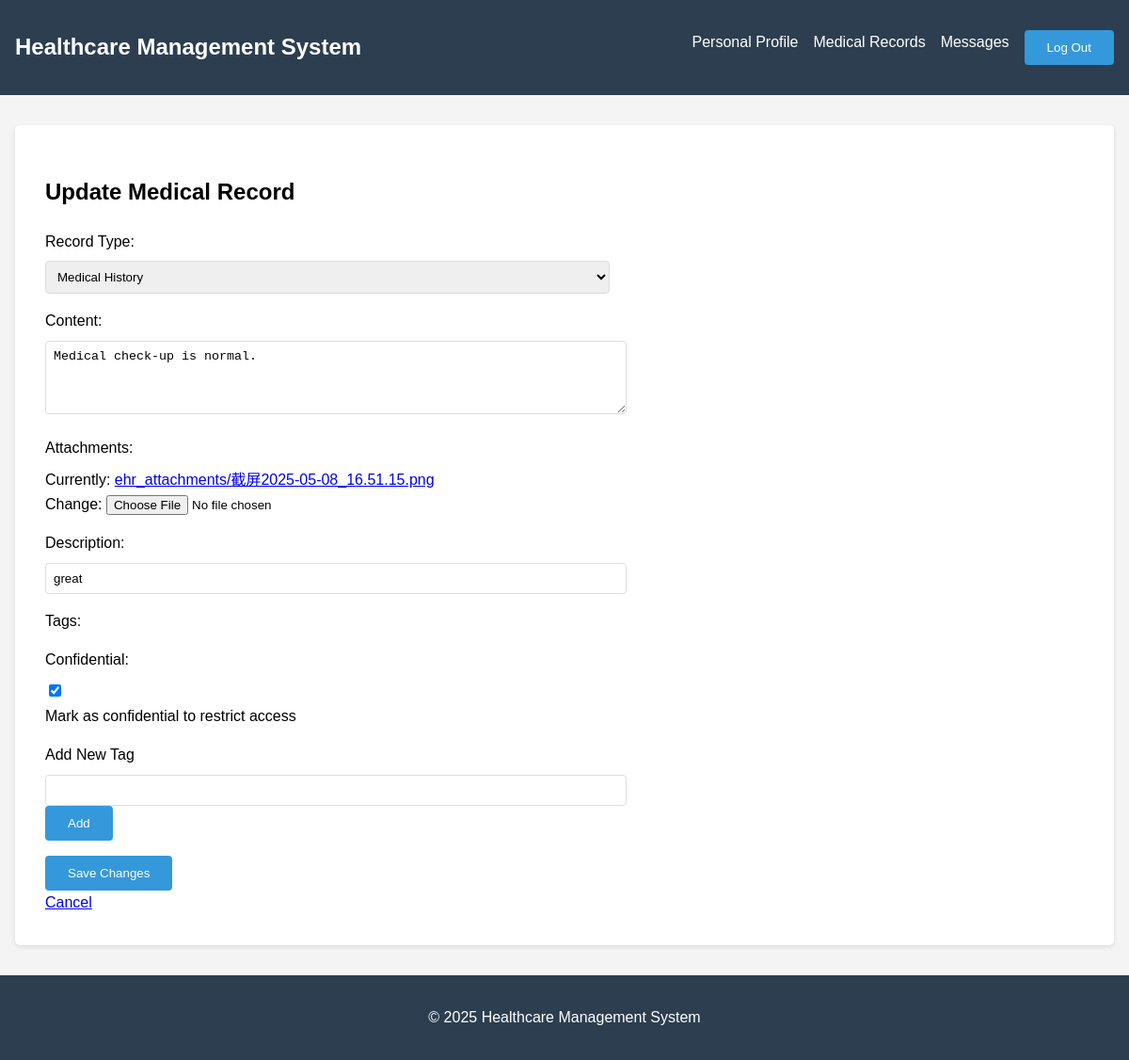
The page /ehr/record/3/update/ (signed in) on the database its author committed.
### ehr/models.py (models this page shows, shortened)
class MedicalRecord(models.Model):
    RECORD_TYPES = [
        ('History', 'Medical History'),
        ('Lab', 'Laboratory Report'),
        ('Prescription', 'Prescription'),
        ('Note', 'Medical Notes'),
        ('Imaging', 'Imaging Results'),
        ('Surgery', 'Surgical Report'),
        ('Consultation', 'Consultation Notes'),
        ('Other', 'Other'),
    ]
    STATUS_CHOICES = [
        ('Active', 'Active'),
        ('Archived', 'Archived'),
        ('Pending', 'Pending Review'),
    ]
    patient = models.ForeignKey(Patient, on_delete=models.CASCADE)
    record_type = models.CharField(max_length=50, choices=RECORD_TYPES)
    creation_date = models.DateTimeField(auto_now_add=True)
    update_date = models.DateTimeField(auto_now=True)
    created_by = models.ForeignKey(User, on_delete=models.PROTECT, related_name='created_records')
    updated_by = models.ForeignKey(User, on_delete=models.PROTECT, related_name='updated_records', null=True,
                                   blank=True)
    content = models.TextField(blank=True)
    attachments = models.FileField(upload_to='ehr_attachments/')
    description = models.CharField(max_length=255)
    tags = models.ManyToManyField(MedicalRecordTag, blank=True)
    status = models.CharField(max_length=20, choices=STATUS_CHOICES, default='Active')
    is_confidential = models.BooleanField(default=False, help_text="Mark as confidential to restrict access")
    class Meta:
        ordering = ['-creation_date']

### ehr/views.py (the view)
# urls.py: path('record/<int:pk>/update/', views.update_ehr, name='ehr_update'),
@login_required
def update_ehr(request, pk):
    if request.user.role == 'PATIENT':
        record = get_object_or_404(MedicalRecord, pk=pk, patient=request.user.patient)
    else:
        record = get_object_or_404(MedicalRecord, pk=pk)
    if request.method == 'POST':
        form = MedicalRecordForm(request.POST, request.FILES, instance=record)
        if form.is_valid():
            updated_record = form.save(commit=False)
            updated_record.updated_by = request.user
            updated_record.save()
            form.save_m2m()
            return redirect('ehr_detail', pk=record.pk)
    else:
        form = MedicalRecordForm(instance=record)
    return render(request, 'ehr/update.html', {'form': form, 'record': record})

### ehr/forms.py
class MedicalRecordForm(forms.ModelForm):
    tags = forms.ModelMultipleChoiceField(
        queryset=MedicalRecordTag.objects.all(),
        required=False,
        widget=forms.CheckboxSelectMultiple
    )
    class Meta:
        model = MedicalRecord
        fields = ['record_type', 'content', 'attachments', 'description', 'tags', 'is_confidential']
        labels = {
            'record_type': 'Record Type',
            'content': 'Content',
            'attachments': 'Attachments',
            'description': 'Description',
            'tags': 'Tags',
            'is_confidential': 'Confidential'
        }
        widgets = {
            'content': forms.Textarea(attrs={'rows': 4}),
            'description': forms.TextInput(attrs={'placeholder': 'Please briefly describe this record'})
        }

### ehr/templates/ehr/update.html (shortened to what this page needs)
{% extends 'base.html' %}
{% block content %}
<div class="ehr-update-form">
    <h2>Update Medical Record</h2>
    <form method="post" enctype="multipart/form-data">
        {% for field in form %}
            <div class="form-group">
                {{ field.label_tag }}
                {{ field }}
                {% if field.help_text %}
                    <div class="help-text">{{ field.help_text }}</div>
                {% endif %}
            </div>
        {% endfor %}
        <div class="form-group">
            <label>Add New Tag</label>
            <div class="tag-input-container">
                <input type="text" id="new-tag" class="tag-input">
                <button type="button" id="add-tag-btn">Add</button>
            </div>
        </div>
        <button type="submit">Save Changes</button>
    </form>
    <a href="{% url 'ehr_detail' record.id %}">Cancel</a>
</div>
{% endblock %}

### templates/base.html (style rules this page uses)
body { font-family: Arial, sans-serif; line-height: 1.6; margin: 0; padding: 0; background-color: #f4f4f4; }
form { max-width: 600px; }
form .form-group { margin-bottom: 1rem; }
form label { display: block; margin-bottom: 0.5rem; }
form input[type="text"], form input[type="email"], form input[type="password"], form input[type="date"], form textarea, form select { width: 100%; padding: 0.5rem; border: 1px solid #ddd; border-radius: 4px; }
form button { background-color: #3498db; color: white; border: none; padding: 0.7rem 1.5rem; border-radius: 4px; cursor: pointer; }

### rows shown on the page
MedicalRecord: form "Medical History" "Medical check-up is normal." "great" "☑"

### other values the page prints
{{ field.label_tag }} "Record Type:" "Content:" "Attachments:" "Description:" "Tags:" "Confidential:"
{{ field.help_text }} "Mark as confidential to restrict access"
